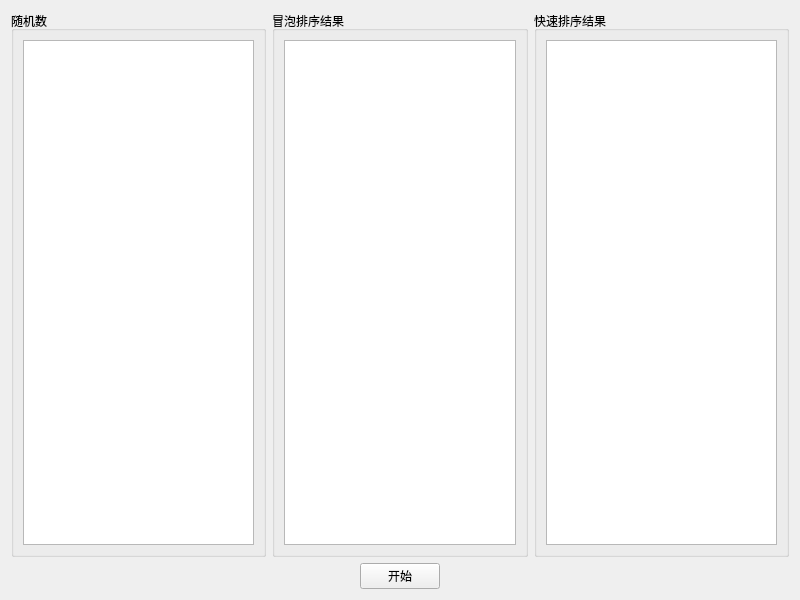
<?xml version="1.0" encoding="UTF-8"?>
<ui version="4.0">
 <class>threadTest</class>
 <widget class="QWidget" name="threadTest">
  <property name="geometry">
   <rect>
    <x>0</x>
    <y>0</y>
    <width>800</width>
    <height>600</height>
   </rect>
  </property>
  <property name="windowTitle">
   <string>Form</string>
  </property>
  <layout class="QVBoxLayout" name="verticalLayout">
   <item>
    <widget class="QWidget" name="widget" native="true">
     <layout class="QHBoxLayout" name="horizontalLayout_4">
      <property name="leftMargin">
       <number>0</number>
      </property>
      <property name="topMargin">
       <number>0</number>
      </property>
      <property name="rightMargin">
       <number>0</number>
      </property>
      <property name="bottomMargin">
       <number>0</number>
      </property>
      <item>
       <widget class="QGroupBox" name="groupBox">
        <property name="title">
         <string>随机数</string>
        </property>
        <layout class="QHBoxLayout" name="horizontalLayout">
         <item>
          <widget class="QListWidget" name="randList"/>
         </item>
        </layout>
       </widget>
      </item>
      <item>
       <widget class="QGroupBox" name="groupBox_2">
        <property name="title">
         <string>冒泡排序结果</string>
        </property>
        <layout class="QHBoxLayout" name="horizontalLayout_2">
         <item>
          <widget class="QListWidget" name="bubbleList"/>
         </item>
        </layout>
       </widget>
      </item>
      <item>
       <widget class="QGroupBox" name="groupBox_3">
        <property name="title">
         <string>快速排序结果</string>
        </property>
        <layout class="QHBoxLayout" name="horizontalLayout_3">
         <item>
          <widget class="QListWidget" name="quickList"/>
         </item>
        </layout>
       </widget>
      </item>
     </layout>
    </widget>
   </item>
   <item>
    <widget class="QWidget" name="widget_2" native="true">
     <layout class="QHBoxLayout" name="horizontalLayout_5">
      <property name="spacing">
       <number>0</number>
      </property>
      <property name="leftMargin">
       <number>0</number>
      </property>
      <property name="topMargin">
       <number>0</number>
      </property>
      <property name="rightMargin">
       <number>0</number>
      </property>
      <property name="bottomMargin">
       <number>0</number>
      </property>
      <item>
       <widget class="QPushButton" name="startBtn">
        <property name="minimumSize">
         <size>
          <width>80</width>
          <height>0</height>
         </size>
        </property>
        <property name="maximumSize">
         <size>
          <width>80</width>
          <height>16777215</height>
         </size>
        </property>
        <property name="layoutDirection">
         <enum>Qt::LeftToRight</enum>
        </property>
        <property name="text">
         <string>开始</string>
        </property>
       </widget>
      </item>
     </layout>
    </widget>
   </item>
  </layout>
 </widget>
 <resources/>
 <connections/>
</ui>
